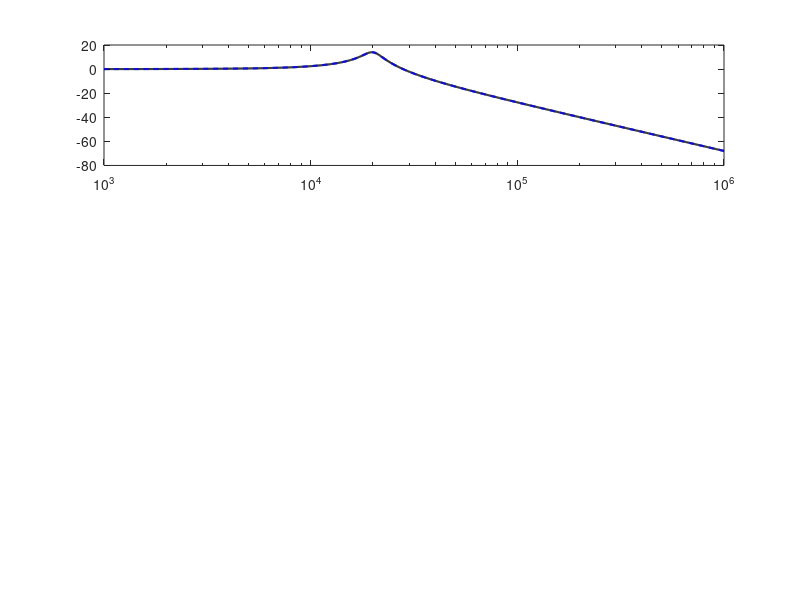

Write the MATLAB code that produced this figure. (Note: this script raises an error after producing the figure.)
clear;close all;clc

% Component Values
L = 50e-6; % [uF]
C = 50e-6; % [uH]
R = 5; % [Ohms]
Vpv = 48; % [V] 
D = 0.5;

% State-space matrices
A_matrix = [0, -1/L;1/C, -1/(R*C)];
B_matrix = [1/L;0];
C_matrix = [0 1];
D_matrix = [0];

% Simulation time
t_end = 30e-2; % need to be large (to keep most of analysis in steady state)
dt = 1e-6;
Fs = 1 / dt;
num_harmonics = 5;
f_pwm = 80e3; % increasing can help reduce THD?
t_vect = 0:dt:t_end;

% Time Vector
%t_vect = linspace(0,10e-3,10000); % [s]

% Sinusoidal Perturbation 
epsilon_V = 1; % [V]
f_tilde = 1e3; % [Hz]
v_tilde = epsilon_V * sin(2*pi*f_tilde*t_vect);

% Control Input Initialisation (used in all injection simualtions) 
u = ones(size(t_vect)) * D * Vpv; % constant duty cycle

% Transfer Function - Control Input
[num_u, den_u] = ss2tf(A_matrix, B_matrix, C_matrix, 0);
H_u = tf(num_u, den_u);

% Frequency Response
[mag_u, phase_u, w_u] = bode(H_u);
mag_u = squeeze(mag_u);
phase_u = squeeze(phase_u);

% Desired maximum output amplitude (e.g., 10 mV)
Vout_max = 10e-3;

%% Input Injection (Dual Input Model) 
% Define B and E matrices
E_matrix = [1/L; 0];

% Create dual-input system
sys_IN = ss(A_matrix, [B_matrix, E_matrix], C_matrix, [0 0]);

% Simulate
[y_IN, tout_IN] = lsim(sys_IN, [u(:), v_tilde(:)], t_vect);

% Extract small-signal TF
[num_IN, den_IN] = ss2tf(A_matrix, E_matrix, C_matrix, 0);
H_vtilde_IN = tf(num_IN, den_IN); % perturbation input TF

% Frequency Analysis - Small Signal
[mag_vtilde_IN, phase_vtilde_IN, ~] = bode(H_vtilde_IN, w_u);
mag_vtilde_IN = squeeze(mag_vtilde_IN);
phase_vtilde_IN = squeeze(phase_vtilde_IN);

% Cutoff frequency (3dB from DC)
cutoff_mag_db_IN = 20*log10(mag_vtilde_IN(1)) - 3;
idx_cutoff_IN = find(20*log10(mag_vtilde_IN) <= cutoff_mag_db_IN, 1, 'first');
cutoff_freq_IN = w_u(idx_cutoff_IN);
f_cutoff_IN = cutoff_freq_IN / (2*pi);

% Plots
figure;

subplot(3,1,1);
semilogx(w_u, 20*log10(mag_u), 'k', 'LineWidth', 1.5); hold on;
semilogx(w_u, 20*log10(mag_vtilde_IN), 'b--', 'LineWidth', 1.5);
xline(cutoff_freq_IN, 'k--', 'LineWidth', 1.2);
text(cutoff_freq_IN, cutoff_mag_db_IN - 5, sprintf('f_c = %.1f Hz', f_cutoff_IN),'Color', 'red', 'HorizontalAlignment', 'right');
xlabel('Frequency (rad/s)'), ylabel('Magnitude (dB)');
title('Overlay: Bode Magnitude of H_u(s) vs. H_vtilde(s)');
legend('H_u(s): Control Input', 'H_vtilde(s): Input Injection');
grid on;

subplot(3,1,2);
semilogx(w_u, phase_u, 'k', 'LineWidth', 1.5); hold on;
semilogx(w_u, phase_vtilde_IN, 'b--', 'LineWidth', 1.5);
xlabel('Frequency (rad/s)'), ylabel('Phase (deg)');
title('Overlay: Phase of H_u(s) vs. H_vtilde(s)');
legend('Phase of H_u(s)', 'Phase of H_vtilde(s)');
grid on;

subplot(3,1,3);
plot(tout_IN, y_IN, 'LineWidth', 1.2); grid on;
xlabel('Time (s)'), ylabel('Output Voltage');
title('Output Response to Input Injection: u(t) = D, ṽ(t) = εsin(ωt)');

%% Input Injection - Amplitude & Frequency Limits

% Bandwidth
fprintf('3dB Bandwidth, Input Injection: %.2f Hz\n', f_cutoff_IN);  % in Hz

% Attenuation
max_attenuation_db_IN = 20*log10(max(mag_vtilde_IN));
fprintf('Maximum Attenuation: (%.2f dB)\n', max_attenuation_db_IN);  

% Frequency idx 
f_idx = 1:idx_cutoff_IN;
f_IN = w_u(f_idx)/(2*pi);

% Amplitude's within bandwidth
epsilon_IN = Vout_max ./ mag_vtilde_IN(f_idx);

min_epsilon_IN = min(epsilon_IN);
max_epsilon_IN = max(epsilon_IN);

% Print results
fprintf('Input Injections:\n');
fprintf('Min amplitude Input: %.6f mV\n', min_epsilon_IN*100);
fprintf('Max amplitude Input: %.6f mV\n', max_epsilon_IN*100);
fprintf('-------------------------------------------\n');

% Plot
figure;
semilogx(f_IN, epsilon_IN*100, 'b', 'LineWidth', 1.5); hold on;
yline(min_epsilon_IN*100, 'k--', 'Min', 'LabelHorizontalAlignment','left');
yline(max_epsilon_IN*100, 'r--', 'Max', 'LabelHorizontalAlignment','left');
xlabel('Frequency [Hz]');
ylabel('Amplitude [mV]');
title('Input Injection, Amplitude Sweep Range');
grid on;

%% Output Injection (Dual Input Model) 
% Define E matrix for output injection
E_matrix = [0; 1/(C*R)];  % Perturbation input path (capacitor current)

% Create dual-input system
sys_OUT = ss(A_matrix, [B_matrix, E_matrix], C_matrix, [0 0]);

% Simulate
[y_OUT, tout_OUT] = lsim(sys_OUT, [u(:), v_tilde(:)], t_vect);

% Extract small-signal TF
[num_OUT, den_OUT] = ss2tf(A_matrix, E_matrix, C_matrix, 0);
H_vtilde_OUT = tf(num_OUT, den_OUT);  % perturbation input TF

% Frequency Analysis - Small Signal
[mag_vtilde_OUT, phase_vtilde_OUT, ~] = bode(H_vtilde_OUT, w_u);  % match freq vector
mag_vtilde_OUT = squeeze(mag_vtilde_OUT);
phase_vtilde_OUT = squeeze(phase_vtilde_OUT);

% Cutoff frequency (3dB from DC or peak)
cutoff_mag_db_OUT = 20 * log10(mag_vtilde_OUT);
[peak_mag_db_OUT, idx_peak_OUT] = max(cutoff_mag_db_OUT);
cutoff_level_db_OUT = peak_mag_db_OUT - 3;
idx_lower_OUT = find(cutoff_mag_db_OUT(1:idx_peak_OUT) <= cutoff_level_db_OUT, 1, 'last');
idx_upper_OUT = find(cutoff_mag_db_OUT(idx_peak_OUT:end) <= cutoff_level_db_OUT, 1, 'first') + idx_peak_OUT - 1;
f_lower_OUT = w_u(idx_lower_OUT) / (2*pi);
f_upper_OUT = w_u(idx_upper_OUT) / (2*pi);
bandwidth_OUT = f_upper_OUT - f_lower_OUT;

% Plots
figure;

subplot(3,1,1);
semilogx(w_u, 20*log10(mag_u), 'k', 'LineWidth', 1.5); hold on;
semilogx(w_u, cutoff_mag_db_OUT, 'b--', 'LineWidth', 1.5);
xline(w_u(idx_lower_OUT), 'k--', 'LineWidth', 1.2);
xline(w_u(idx_upper_OUT), 'k--', 'LineWidth', 1.2);
text(w_u(idx_lower_OUT), cutoff_level_db_OUT - 5,sprintf('f_L = %.1f Hz', f_lower_OUT),'Color', 'red', 'HorizontalAlignment', 'right');
text(w_u(idx_upper_OUT), cutoff_level_db_OUT - 5,sprintf('f_H = %.1f Hz', f_upper_OUT),'Color', 'red', 'HorizontalAlignment', 'left');
xlabel('Frequency (rad/s)'), ylabel('Magnitude (dB)');
title('Overlay: Bode Magnitude of H_u(s) vs. H_vtilde(s)');
legend('H_u(s): Control Input', 'H_vtilde(s): Input Injection');
grid on;

subplot(3,1,2);
semilogx(w_u, phase_u, 'k', 'LineWidth', 1.5); hold on;
semilogx(w_u, phase_vtilde_OUT, 'b--', 'LineWidth', 1.5);
xlabel('Frequency (rad/s)'), ylabel('Phase (deg)');
title('Overlay: Phase of H_u(s) vs. H_vtilde(s)');
legend('Phase of H_u(s)', 'Phase of H_vtilde(s)');
grid on;

subplot(3,1,3);
plot(tout_OUT, y_OUT, 'LineWidth', 1.2); grid on;
xlabel('Time (s)'), ylabel('Output Voltage');
title('Output Response to Output Injection: u(t) = D, ṽ(t) = εsin(ωt)');

%% Output Injection - Amplitude & Frequency Limits

% Bandwidth
fprintf('3dB Bandwidth, OUT Injection Upper: %.2f Hz\n', f_lower_OUT);  % in Hz
fprintf('3dB Bandwidth, OUT Injection Lower: %.2f Hz\n', f_upper_OUT);  % in Hz

% Attenuation
max_attenuation_db_OUT = 20*log10(max(mag_vtilde_OUT));
fprintf('Maximum Attenuation: (%.2f dB)\n', max_attenuation_db_OUT);  

% Frequency idx 
f_idx = idx_lower_OUT:idx_upper_OUT;
f_OUT = w_u(f_idx)/(2*pi);

% Amplitude's within bandwidth
epsilon_OUT = Vout_max ./ mag_vtilde_OUT(f_idx);

min_epsilon_OUT = min(epsilon_OUT);
max_epsilon_OUT = max(epsilon_OUT);

% Print results
fprintf('Input Injections:\n');
fprintf('Min amplitude Input: %.6f mV\n', min_epsilon_OUT*100);
fprintf('Max amplitude Input: %.6f mV\n', max_epsilon_OUT*100);
fprintf('-------------------------------------------\n');

% Plot
figure;
semilogx(f_OUT, epsilon_OUT*100, 'b', 'LineWidth', 1.5); hold on;
yline(min_epsilon_OUT*100, 'k--', 'Min', 'LabelHorizontalAlignment','left');
yline(max_epsilon_OUT*100, 'r--', 'Max', 'LabelHorizontalAlignment','left');
xlabel('Frequency [Hz]');
ylabel('Amplitude [mV]');
title('Input Injection, Amplitude Sweep Range');
grid on;

%% PWM Injection (Dual Input Model)
% Define E matrix for PWM comparator modulation
E_matrix = [1/L; 0];  % Perturbation input path (same as B)

% Create dual-input system
sys_PWM = ss(A_matrix, [B_matrix, E_matrix], C_matrix, [0 0]);

% Simulate
[y_PWM, tout_PWM] = lsim(sys_PWM, [u(:), v_tilde(:)], t_vect);

% Extract small-signal TF
[num_PWM, den_PWM] = ss2tf(A_matrix, E_matrix, C_matrix, 0);
H_vtilde_PWM = tf(num_PWM, den_PWM);

% Frequency Analysis - Small Signal
[mag_vtilde_PWM, phase_vtilde_PWM, ~] = bode(H_vtilde_PWM, w_u);
mag_vtilde_PWM = squeeze(mag_vtilde_PWM);
phase_vtilde_PWM = squeeze(phase_vtilde_PWM);

% Cutoff frequency (3dB from DC gain)
cutoff_mag_db_PWM = 20*log10(mag_vtilde_PWM(1)) - 3;
idx_cutoff_PWM = find(20*log10(mag_vtilde_PWM) <= cutoff_mag_db_PWM, 1, 'first');
cutoff_freq_PWM = w_u(idx_cutoff_PWM);
f_cutoff_PWM = cutoff_freq_PWM / (2*pi);  % Hz

% Plots
figure;

subplot(3,1,1);
semilogx(w_u, 20*log10(mag_u), 'k', 'LineWidth', 1.5); hold on;
semilogx(w_u, 20*log10(mag_vtilde_PWM), 'b--', 'LineWidth', 1.5);
xline(cutoff_freq_PWM, 'k--', 'LineWidth', 1.2);
text(cutoff_freq_PWM, cutoff_mag_db_PWM - 5, sprintf('f_c = %.1f Hz', f_cutoff_PWM),'Color', 'red', 'HorizontalAlignment', 'right');
xlabel('Frequency (rad/s)'), ylabel('Magnitude (dB)');
title('Overlay: Bode Magnitude of H_u(s) vs. H_vtilde(s)');
legend('H_u(s): Control Input', 'H_vtilde(s): Input Injection');
grid on;

subplot(3,1,2);
semilogx(w_u, phase_u, 'k', 'LineWidth', 1.5); hold on;
semilogx(w_u, phase_vtilde_PWM, 'b--', 'LineWidth', 1.5);
xlabel('Frequency (rad/s)'), ylabel('Phase (deg)');
title('Overlay: Phase of H_u(s) vs. H_vtilde(s)');
legend('Phase of H_u(s)', 'Phase of H_vtilde(s)');
grid on;

subplot(3,1,3);
plot(tout_PWM, y_PWM, 'LineWidth', 1.2); grid on;
xlabel('Time (s)'), ylabel('Output Voltage');
title('Output Response to PWM Injection: u(t) = D, ṽ(t) = \epsilon sin(\omega t)');

%% PWM Injection - Amplitude & Frequency Limits

% Bandwidth
fprintf('3dB Bandwidth, PWM Injection: %.2f Hz\n', cutoff_freq_PWM);  % in Hz

% Attenuation
max_attenuation_db_PWM = 20*log10(max(mag_vtilde_PWM));
fprintf('Maximum Attenuation: (%.2f dB)\n', max_attenuation_db_PWM);  

% Frequency idx 
f_idx = 1:idx_cutoff_PWM;
f_PWM = w_u(f_idx)/(2*pi);

% Amplitude's within bandwidth
epsilon_PWM = Vout_max ./ mag_vtilde_PWM(f_idx);

min_epsilon_PWM = min(epsilon_PWM);
max_epsilon_PWM = max(epsilon_PWM);

% Print results
fprintf('Input Injections:\n');
fprintf('Min amplitude Input: %.6f mV\n', min_epsilon_PWM*100);
fprintf('Max amplitude Input: %.6f mV\n', max_epsilon_PWM*100);
fprintf('-------------------------------------------\n');

% Plot
figure;
semilogx(f_PWM, epsilon_PWM*100, 'b', 'LineWidth', 1.5); hold on;
yline(min_epsilon_PWM*100, 'k--', 'Min', 'LabelHorizontalAlignment','left');
yline(max_epsilon_PWM*100, 'r--', 'Max', 'LabelHorizontalAlignment','left');
xlabel('Frequency [Hz]');
ylabel('Amplitude [mV]');
title('Input Injection, Amplitude Sweep Range');
grid on;
